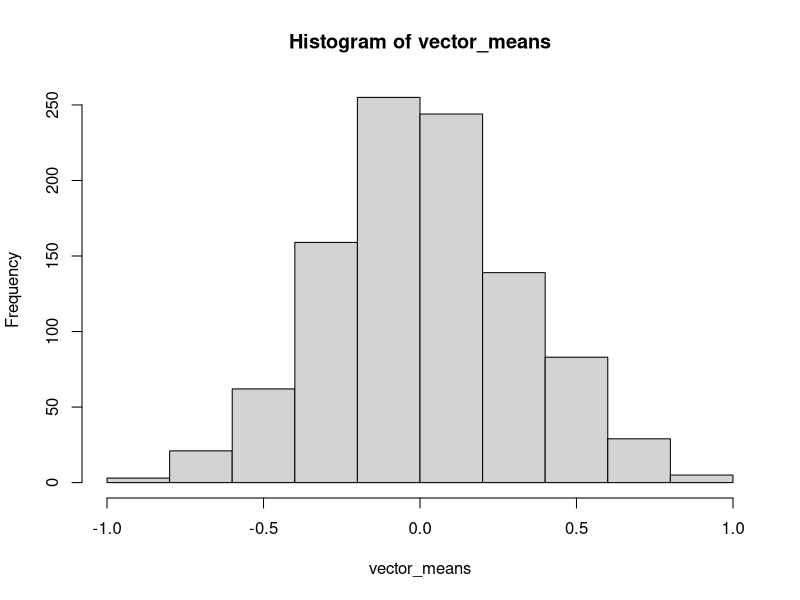
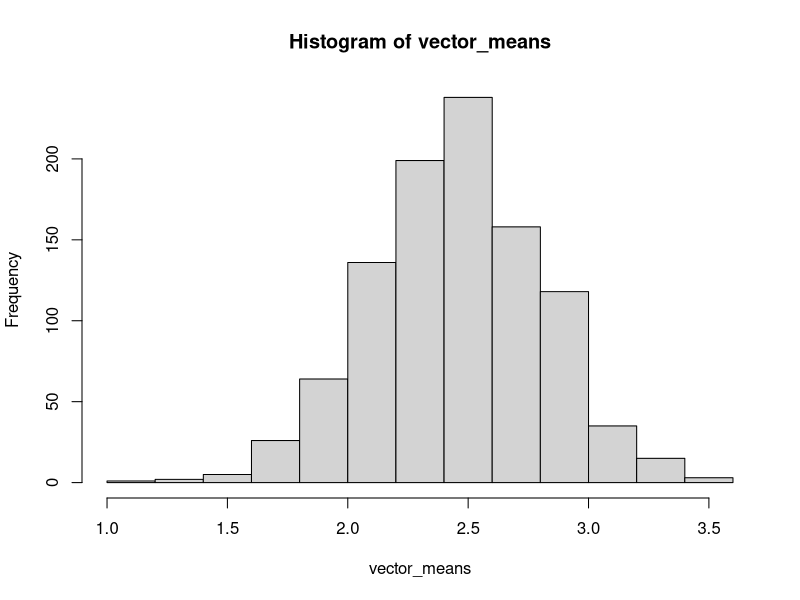
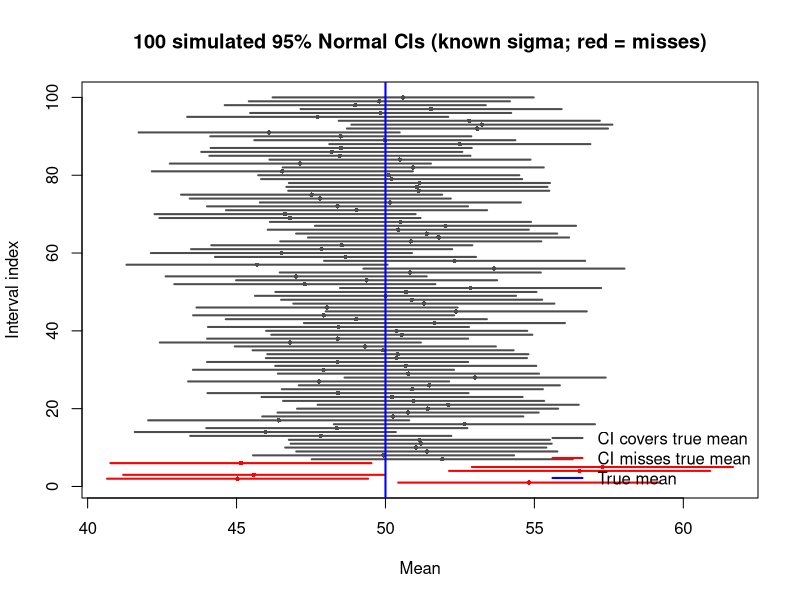

These charts were generated, in order, by the following R code:
## ---- chunk 1
x<-rnorm(10,0,1)
mean(x)
x<-rnorm(100,0,1)
mean(x)
x<-rnorm(1000,0,1)
mean(x)
x<-rnorm(10000,0,1)
mean(x)
## ---- chunk 2
vector_means<-rep(0,1000)
for (j in 1:1000){
  vector_means[j]<-mean(rnorm(10,0,1))
}
sqrt(var(vector_means))
hist(vector_means)

## ---- chunk 3
1/sqrt(10)
## ---- chunk 4
vector_means<-rep(0,1000)
for (j in 1:1000){
  vector_means[j]<-mean(rbinom(10,size=5,0.5))
}
sqrt(var(vector_means))
hist(vector_means)
sqrt(5*.5*.5)/sqrt(10)

## ---- chunk 5
set.seed(1)

mu <- 50
sigma <- 10
n <- 20
B <- 100   # number of intervals to plot
alpha <- 0.05

L <- U <- xbar <- numeric(B)

z <- qnorm(1 - alpha/2)

for (b in 1:B) {
  x <- rnorm(n, mean = mu, sd = sigma)
  xbar[b] <- mean(x)

  # Normal-approx CI using the TRUE variance (sigma^2)
  se <- sigma / sqrt(n)
  L[b] <- xbar[b] - z * se
  U[b] <- xbar[b] + z * se
}

covers <- (L <= mu) & (mu <= U)

# Order so non-covering intervals appear first (easy to see)
ord <- order(covers)   # FALSE then TRUE
L <- L[ord]; U <- U[ord]; xbar <- xbar[ord]; covers <- covers[ord]

# Plot
plot(NA, xlim = range(L, U, mu), ylim = c(1, B),
     xlab = "Mean", ylab = "Interval index",
     main = sprintf("%d simulated %.0f%% Normal CIs (known sigma; red = misses)",
                    B, 100*(1-alpha)))

for (i in 1:B) {
  col <- if (covers[i]) "gray30" else "red"
  segments(L[i], i, U[i], i, col = col, lwd = 2)
  points(xbar[i], i, pch = 16, col = col, cex = 0.6)
}

abline(v = mu, col = "blue", lwd = 2)
legend("bottomright",
       legend = c("CI covers true mean", "CI misses true mean", "True mean"),
       col    = c("gray30", "red", "blue"),
       lwd    = c(2, 2, 2),
       bty    = "n")
